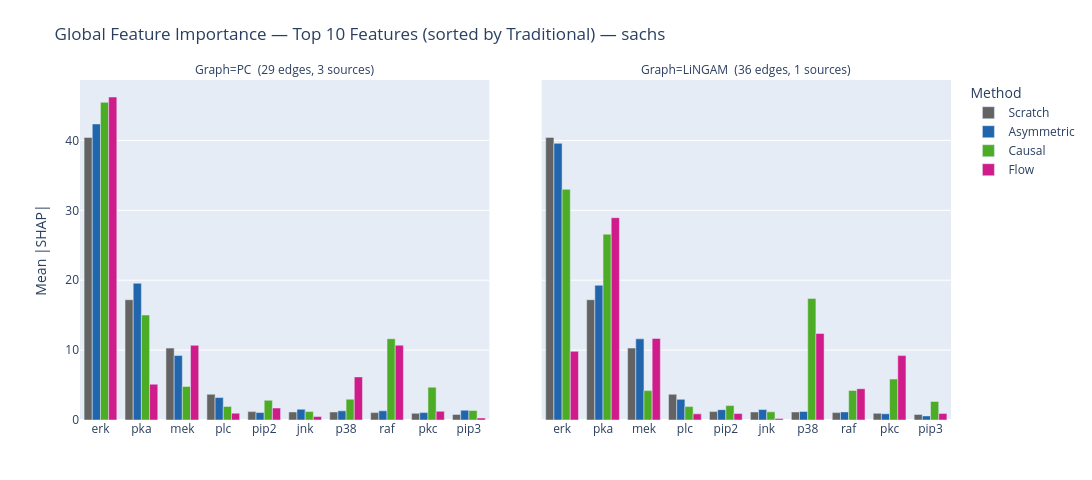

Here is the notebook cell this chart was saved with:
### Markdown cell above
## 4. Global Feature Importance Comparison

### Code cell
fig_imp = plot_feature_importance_bar(
    shap_data, feature_names, scratch_rank, top_features, mean_abs,
    pc_edges, pc_sources, lingam_edges, lingam_sources,
    METHOD_COLORS, DATASET, N_TOP_FEATURES,
    save_dir=PLOTS_DIR,
)

### Figure 1 — Plotly figure (JSON) as saved in the notebook; plotly's stock layout.template omitted (floating-point values rounded to 4 significant figures)
{"data": [{"alignmentgroup": "True", "hovertemplate": "Method=Scratch<br>Graph=PC  (29 edges, 3 sources)<br>=%{x}<br>Mean |SHAP|=%{y}<extra></extra>", "legendgroup": "Scratch", "marker": {"color": "#636363", "pattern": {"shape": ""}}, "name": "Scratch", "offsetgroup": "Scratch", "orientation": "v", "showlegend": true, "textposition": "auto", "type": "bar", "x": ["erk", "pka", "mek", "plc", "pip2", "jnk", "p38", "raf", "pkc", "pip3"], "xaxis": "x", "y": [40.43, 17.21, 10.29, 3.681, 1.199, 1.152, 1.149, 1.057, 0.9499, 0.7899], "yaxis": "y"}, {"alignmentgroup": "True", "hovertemplate": "Method=Scratch<br>Graph=LiNGAM  (36 edges, 1 sources)<br>=%{x}<br>Mean |SHAP|=%{y}<extra></extra>", "legendgroup": "Scratch", "marker": {"color": "#636363", "pattern": {"shape": ""}}, "name": "Scratch", "offsetgroup": "Scratch", "orientation": "v", "showlegend": false, "textposition": "auto", "type": "bar", "x": ["erk", "pka", "mek", "plc", "pip2", "jnk", "p38", "raf", "pkc", "pip3"], "xaxis": "x2", "y": [40.43, 17.21, 10.29, 3.681, 1.199, 1.152, 1.149, 1.057, 0.9499, 0.7899], "yaxis": "y2"}, {"alignmentgroup": "True", "hovertemplate": "Method=Asymmetric<br>Graph=PC  (29 edges, 3 sources)<br>=%{x}<br>Mean |SHAP|=%{y}<extra></extra>", "legendgroup": "Asymmetric", "marker": {"color": "#2166ac", "pattern": {"shape": ""}}, "name": "Asymmetric", "offsetgroup": "Asymmetric", "orientation": "v", "showlegend": true, "textposition": "auto", "type": "bar", "x": ["erk", "pka", "mek", "plc", "pip2", "jnk", "p38", "raf", "pkc", "pip3"], "xaxis": "x", "y": [42.35, 19.56, 9.224, 3.212, 1.067, 1.536, 1.306, 1.318, 1.056, 1.395], "yaxis": "y"}, {"alignmentgroup": "True", "hovertemplate": "Method=Asymmetric<br>Graph=LiNGAM  (36 edges, 1 sources)<br>=%{x}<br>Mean |SHAP|=%{y}<extra></extra>", "legendgroup": "Asymmetric", "marker": {"color": "#2166ac", "pattern": {"shape": ""}}, "name": "Asymmetric", "offsetgroup": "Asymmetric", "orientation": "v", "showlegend": false, "textposition": "auto", "type": "bar", "x": ["erk", "pka", "mek", "plc", "pip2", "jnk", "p38", "raf", "pkc", "pip3"], "xaxis": "x2", "y": [39.58, 19.28, 11.61, 2.952, 1.483, 1.492, 1.22, 1.16, 0.8946, 0.5865], "yaxis": "y2"}, {"alignmentgroup": "True", "hovertemplate": "Method=Causal<br>Graph=PC  (29 edges, 3 sources)<br>=%{x}<br>Mean |SHAP|=%{y}<extra></extra>", "legendgroup": "Causal", "marker": {"color": "#4dac26", "pattern": {"shape": ""}}, "name": "Causal", "offsetgroup": "Causal", "orientation": "v", "showlegend": true, "textposition": "auto", "type": "bar", "x": ["erk", "pka", "mek", "plc", "pip2", "jnk", "p38", "raf", "pkc", "pip3"], "xaxis": "x", "y": [45.45, 15.02, 4.806, 1.947, 2.821, 1.209, 2.982, 11.62, 4.695, 1.355], "yaxis": "y"}, {"alignmentgroup": "True", "hovertemplate": "Method=Causal<br>Graph=LiNGAM  (36 edges, 1 sources)<br>=%{x}<br>Mean |SHAP|=%{y}<extra></extra>", "legendgroup": "Causal", "marker": {"color": "#4dac26", "pattern": {"shape": ""}}, "name": "Causal", "offsetgroup": "Causal", "orientation": "v", "showlegend": false, "textposition": "auto", "type": "bar", "x": ["erk", "pka", "mek", "plc", "pip2", "jnk", "p38", "raf", "pkc", "pip3"], "xaxis": "x2", "y": [33.0, 26.58, 4.203, 1.918, 2.061, 1.174, 17.39, 4.234, 5.858, 2.664], "yaxis": "y2"}, {"alignmentgroup": "True", "hovertemplate": "Method=Flow<br>Graph=PC  (29 edges, 3 sources)<br>=%{x}<br>Mean |SHAP|=%{y}<extra></extra>", "legendgroup": "Flow", "marker": {"color": "#d01c8b", "pattern": {"shape": ""}}, "name": "Flow", "offsetgroup": "Flow", "orientation": "v", "showlegend": true, "textposition": "auto", "type": "bar", "x": ["erk", "pka", "mek", "plc", "pip2", "jnk", "p38", "raf", "pkc", "pip3"], "xaxis": "x", "y": [46.21, 5.124, 10.68, 0.9822, 1.714, 0.4925, 6.17, 10.7, 1.245, 0.2926], "yaxis": "y"}, {"alignmentgroup": "True", "hovertemplate": "Method=Flow<br>Graph=LiNGAM  (36 edges, 1 sources)<br>=%{x}<br>Mean |SHAP|=%{y}<extra></extra>", "legendgroup": "Flow", "marker": {"color": "#d01c8b", "pattern": {"shape": ""}}, "name": "Flow", "offsetgroup": "Flow", "orientation": "v", "showlegend": false, "textposition": "auto", "type": "bar", "x": ["erk", "pka", "mek", "plc", "pip2", "jnk", "p38", "raf", "pkc", "pip3"], "xaxis": "x2", "y": [9.83, 28.95, 11.67, 0.878, 0.9272, 0.2109, 12.37, 4.475, 9.217, 0.9438], "yaxis": "y2"}], "layout": {"annotations": [{"font": {}, "showarrow": false, "text": "Graph=PC  (29 edges, 3 sources)", "x": 0.235, "xanchor": "center", "xref": "paper", "y": 1, "yanchor": "bottom", "yref": "paper"}, {"font": {}, "showarrow": false, "text": "Graph=LiNGAM  (36 edges, 1 sources)", "x": 0.765, "xanchor": "center", "xref": "paper", "y": 1, "yanchor": "bottom", "yref": "paper"}], "barmode": "group", "height": 480, "legend": {"title": {"text": "Method"}, "tracegroupgap": 0}, "margin": {"b": 60, "t": 80}, "title": {"text": "Global Feature Importance — Top 10 Features (sorted by Traditional) — sachs"}, "width": 1300, "xaxis": {"anchor": "y", "categoryarray": ["erk", "pka", "mek", "plc", "pip2", "jnk", "p38", "raf", "pkc", "pip3"], "categoryorder": "array", "domain": [0, 0.47], "title": {"text": ""}}, "xaxis2": {"anchor": "y2", "categoryarray": ["erk", "pka", "mek", "plc", "pip2", "jnk", "p38", "raf", "pkc", "pip3"], "categoryorder": "array", "domain": [0.53, 1], "matches": "x", "title": {"text": ""}}, "yaxis": {"anchor": "x", "domain": [0, 1], "matches": "y", "title": {"text": "Mean |SHAP|"}}, "yaxis2": {"anchor": "x2", "domain": [0, 1], "matches": "y", "showticklabels": false}}}
